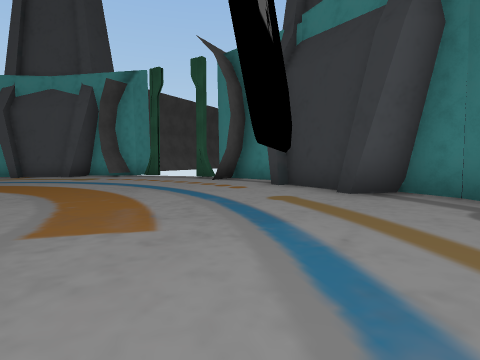
view 1 (above)

16 first-person views from a walk through a Unity game level. The camera is 1.2 m above the floor, tilts 4° down and sees 80° across. The floor is counted in squares, 2 m on a side. Each view is taken from the middle of a square. On the plan, view 1 faces up. The plan holds only what a view shows up to about 9 squares ahead; the rest is blank. The place goes on beyond the plan. The player is left out. Some animated figures are not drawn.

view 2
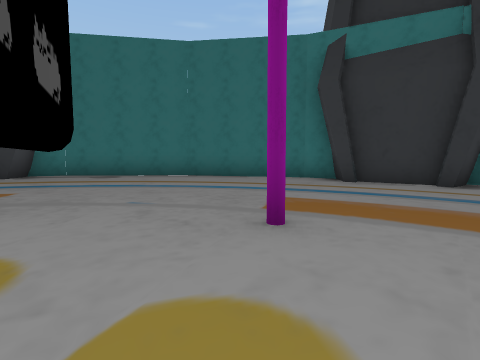

view 3
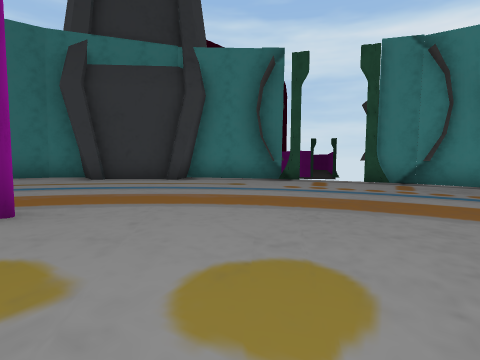

view 4
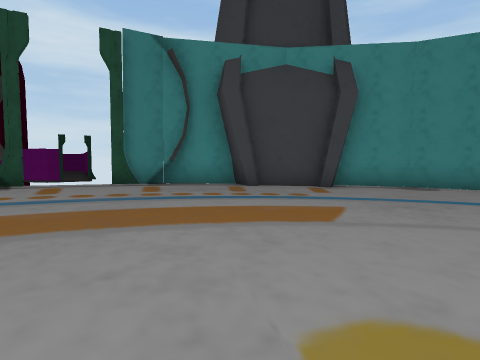

view 5
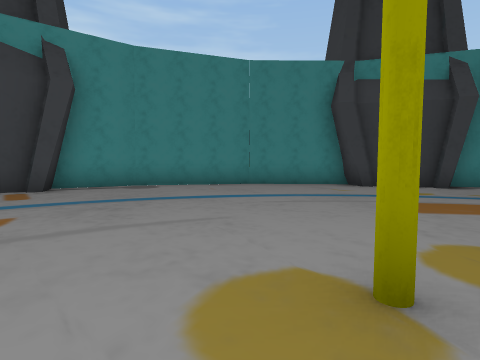

view 6
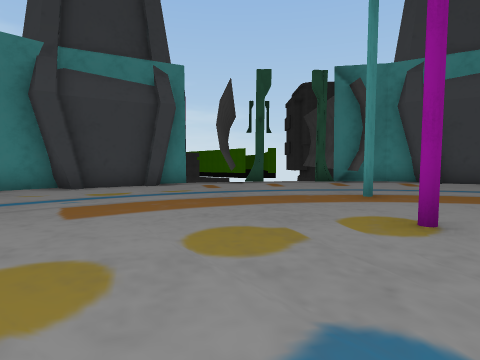

view 7
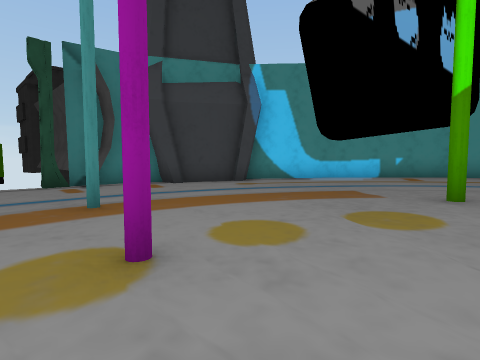

view 8
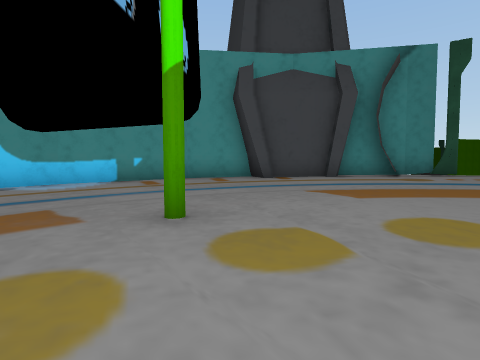

view 9
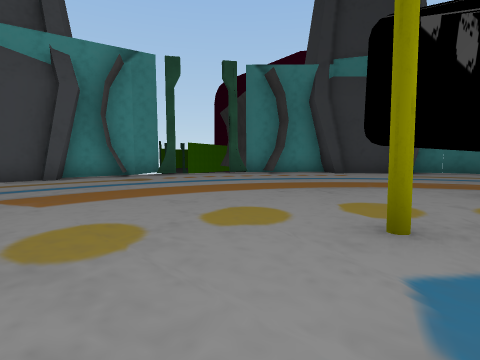

view 10
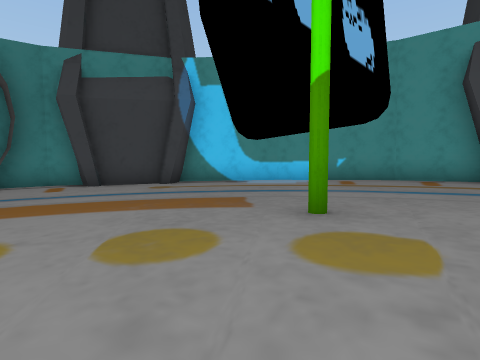

view 11
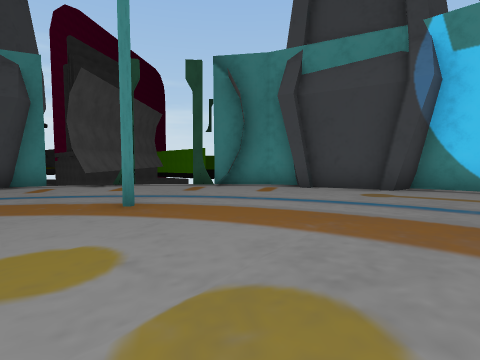

view 12
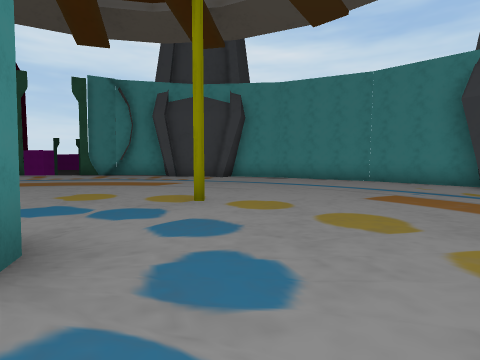

view 13
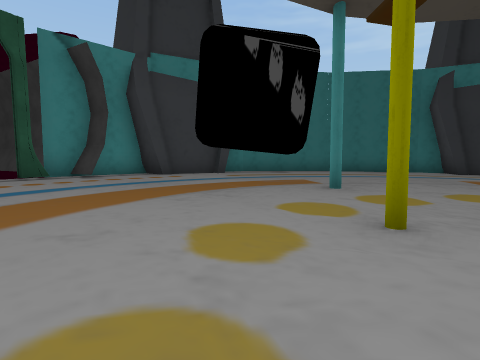

view 14
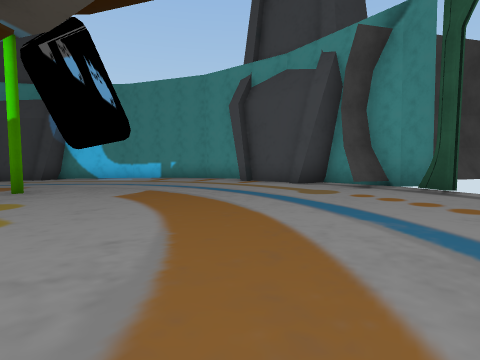

view 15
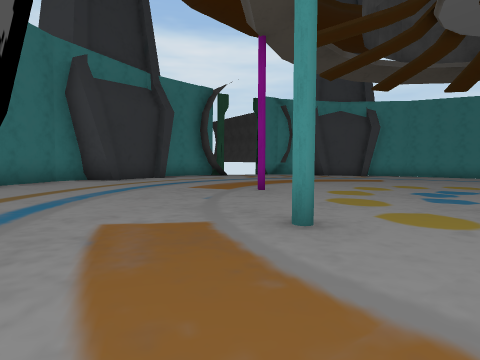

view 16
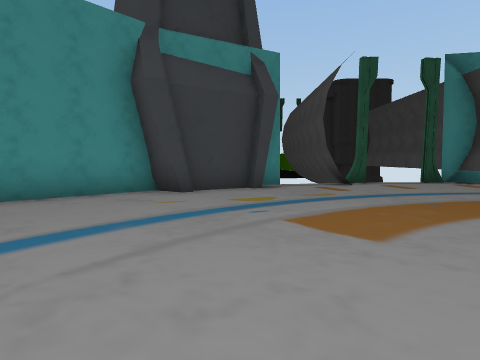

### Floor plan
Key: @ floor where view 1 was taken; # wall or solid block; . main floor; : floor 0.25 m higher than the main floor; - floor 0.25 m lower than the main floor; O other object.
Columns run from 18 left of view 1 to 4 right of it. Each row starts with its distance up from view 1.
 12          OOOO
 11       ####OOO###
 10     ###...:::::#  #
  9    ##.....:::::::O#
  8   ##.......:::::::##
  7  OOO.......::::::::OO
  6  OO-........:::::::#O
  5 OO#-....#...::::::::OO
  4 #----........:::::#::#
  3 ##---.......#:::::#::##
  2 #-----........:#::::::#
  1 #----#.#...#..::::::::#
  0 #-----........::::@:::#
 -1 ##-----........#::::::#
 -2  ------...#....::::::##
 -3  -------.#......:::::#
 -4 OO#-----........::::OO
 -5  OOO-----........::#O
 -6  OO------........::#O
 -7   ##------....... ##
 -8    ##-----.......##
 -9     ###----....O
-10       ####OOO###
-11          OOOO

Positions as (right, up) in squares from view 1, and headings:
1: (0, 0), facing up
2: (-5, -1), facing right
3: (-6, -1), facing down-right
4: (-6, -2), facing down
5: (-7, -2), facing down-left
6: (-8, -1), facing left
7: (-9, 0), facing up-left
8: (-9, 2), facing up
9: (-8, 2), facing up-right
10: (-8, 2), facing up-left
11: (-9, 3), facing left
12: (-9, 2), facing down
13: (-8, 4), facing right
14: (-2, 4), facing up-left
15: (-2, 5), facing down
16: (-9, -4), facing left
